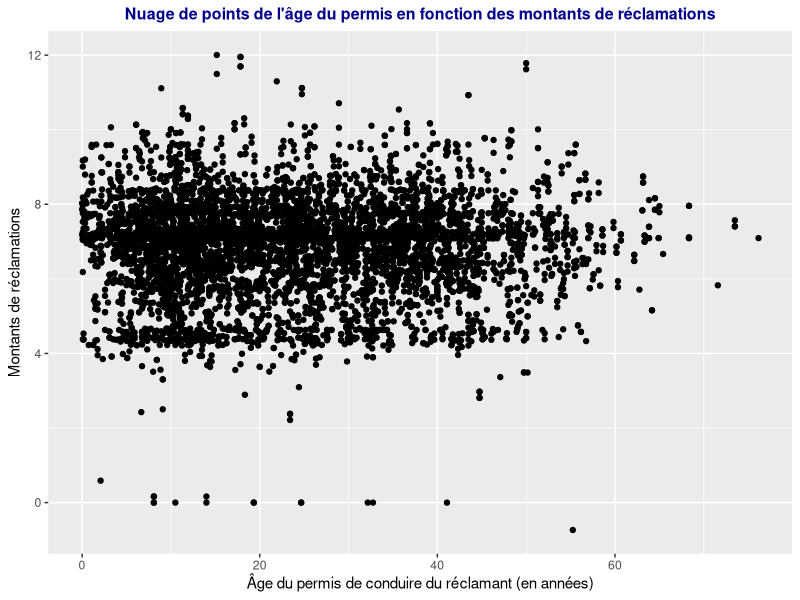
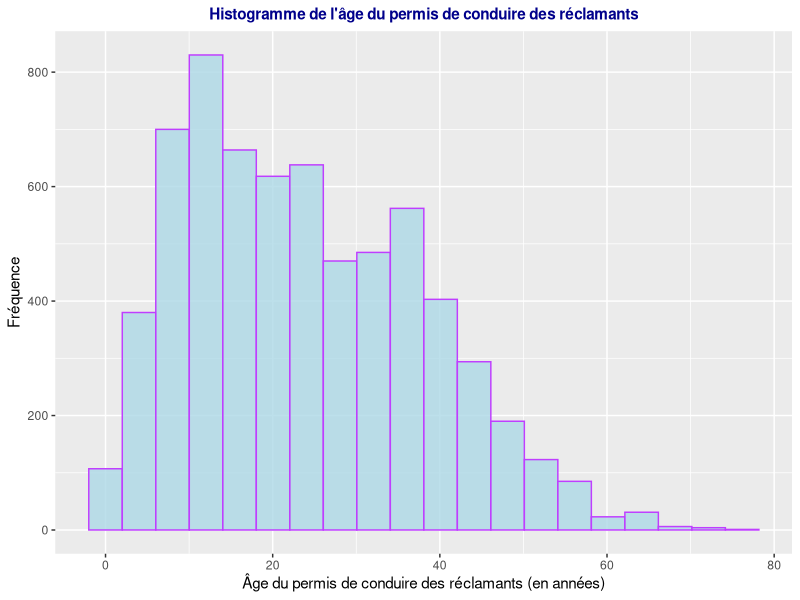
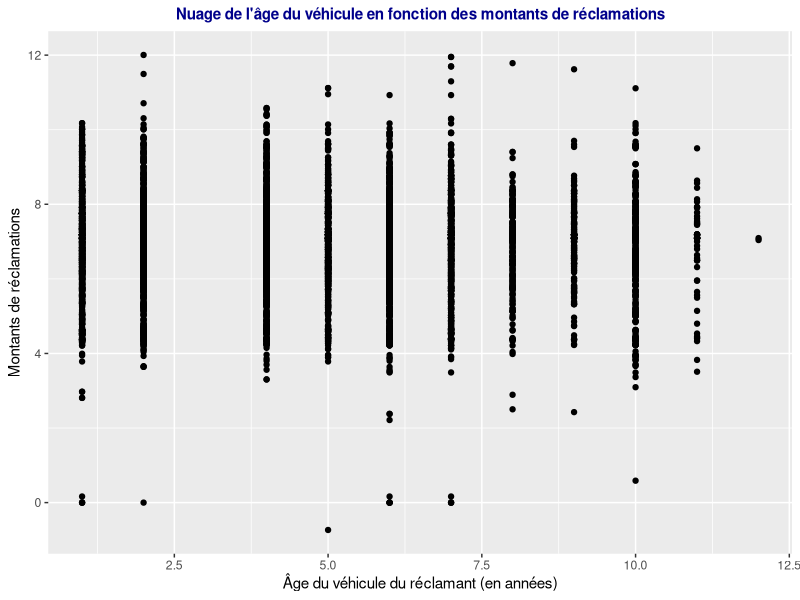
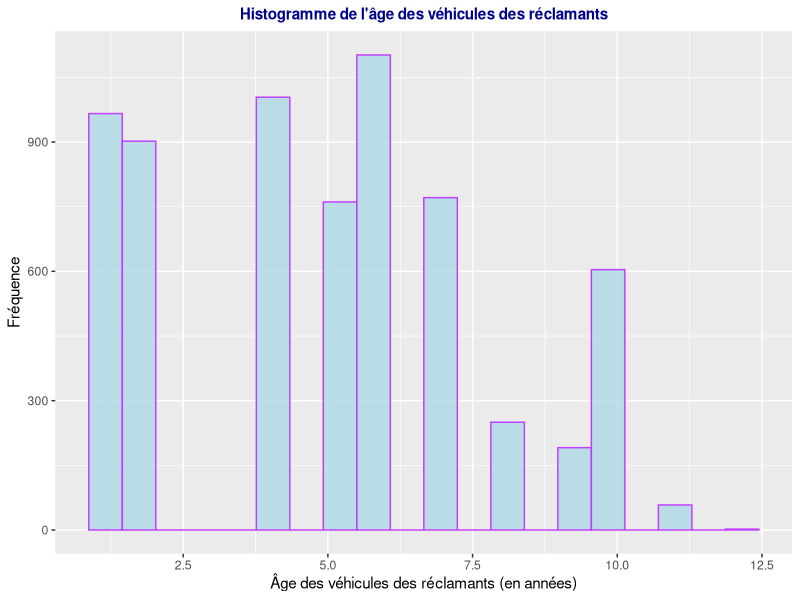
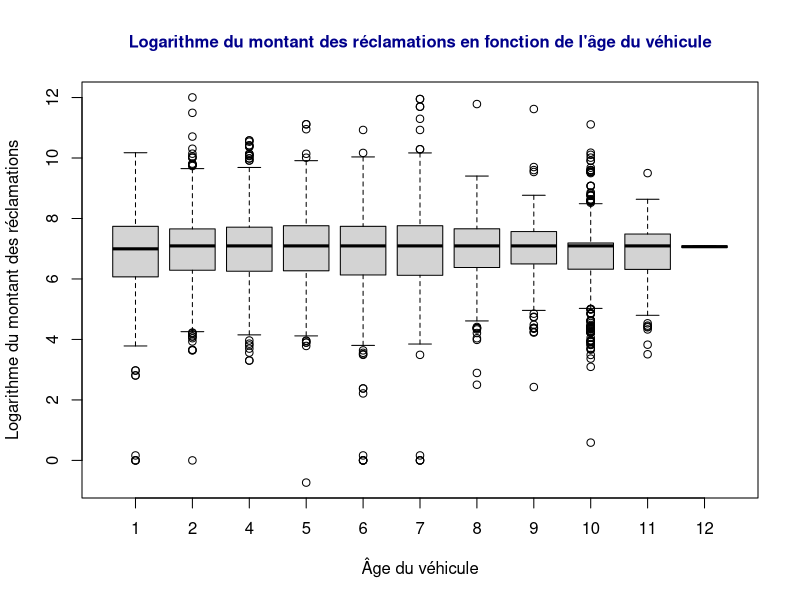
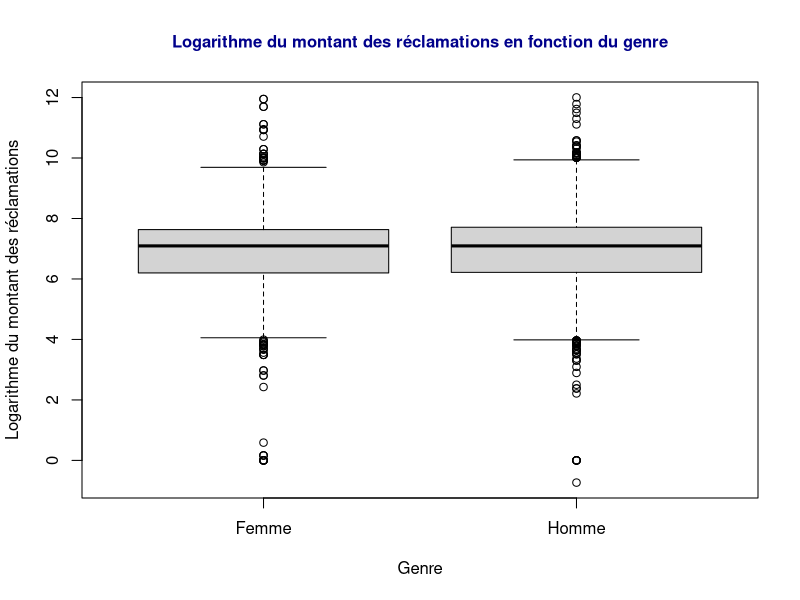
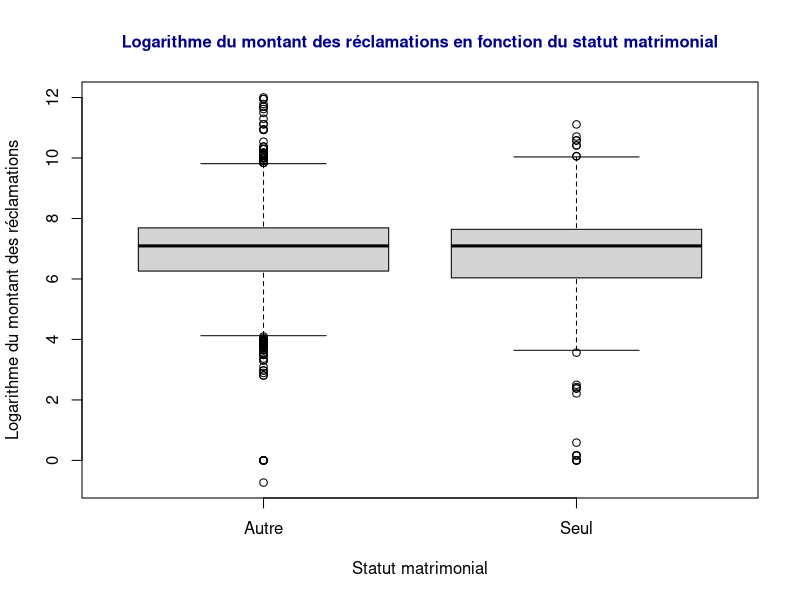
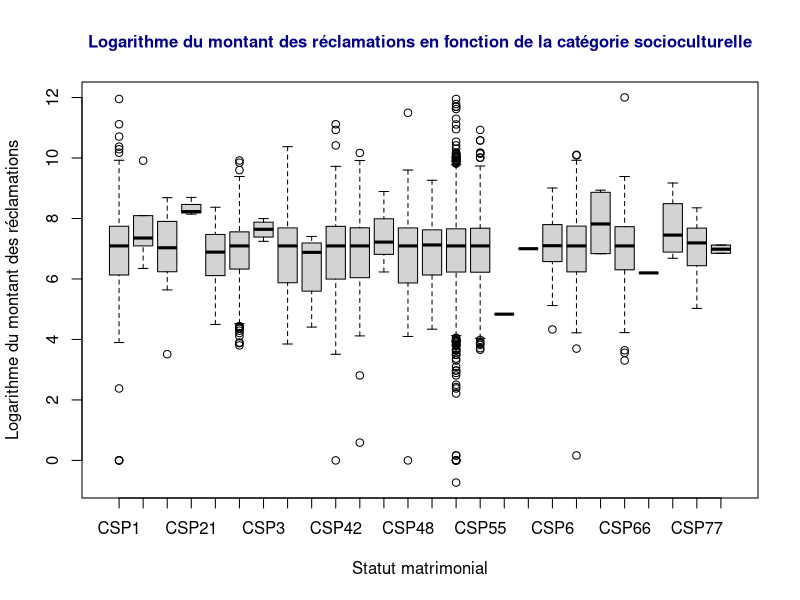

Here is the R script that generated these plots, in order:
## ---- chunk 1
knitr::opts_chunk$set(echo = TRUE)
## ---- chunk 2
Original <- read.csv('MontantReclFr.csv')
x <- read.csv('MontantReclFr.csv')
attach(x)

mont_recl[mont_recl == -7682.59] <- 7682.59
x[age_veh > 20, ]$age_veh <- NA
x[bonus_malus < 50 | bonus_malus >= 350, ]$bonus_malus <- NA
genre_2 <- sub("femme", "Femme", genre)
genre <- factor(genre_2)
age_conduct <- na.omit(x$age_conduct)
log_mont_recl <- log(mont_recl)
## ---- chunk 3
m <- c(mean(age_permi), sd(age_permi), max(age_permi), min(age_permi), median(age_permi))
an <- c(mean(age_permi)/12, sd(age_permi)/12, max(age_permi)/12, min(age_permi)/12, median(age_permi)/12)
data.frame(Statistiques = c("Moyenne", "Écart-type", "Maximum", "Minimum", "Médiane"), Année = an, Mois = m)
## ---- chunk 4
a <- c(length(which(age_permi > 0 & age_permi <= 60)), length(which(age_permi > 60 & age_permi <= 120)), length(which(age_permi > 120 & age_permi <= 180)), length(which(age_permi > 180 & age_permi <= 240)), length(which(age_permi > 240 & age_permi <= 300)), length(which(age_permi > 300 & age_permi <= 360)), length(which(age_permi > 360 & age_permi <= 420)), length(which(age_permi > 420 & age_permi <= 480)), length(which(age_permi > 480 & age_permi <= 540)), length(which(age_permi > 540 & age_permi <= 600)), length(which(age_permi > 600 & age_permi <= 660)), length(which(age_permi > 660 & age_permi <= 720)), length(which(age_permi > 720 & age_permi <= 780)), length(which(age_permi > 780 & age_permi <= 840)), length(which(age_permi > 840 & age_permi <= 900)), length(which(age_permi > 900 & age_permi <= 960)))

b <- c("0 à 5", "5 à 10", "10 à 15", "15 à 20", "20 à 25", "25 à 30", "30 à 35", "35 à 40", "40 à 45", "45 à 50", "50 à 55", "55 à 60", "60 à 65", "65 à 70", "70 à 75", "75 à 80")

data.frame(Âge = b, Nombre = a)

## ---- chunk 5
library(ggplot2)
p <- ggplot(x, aes(x = age_permi/12, y = log_mont_recl)) + geom_point()
p + labs(title = "Nuage de points de l'âge du permis en fonction des montants de réclamations", x = "Âge du permis de conduire du réclamant (en années)", y = "Montants de réclamations") + theme(plot.title = element_text(color = "dark blue", size = 11.5, hjust = 0.5, face = "bold"))
## ---- chunk 6
ggplot(x, aes(x = age_permi/12)) + 
geom_histogram(col = "darkorchid1", #couleur du contour
                 fill = "lightblue", # Couleur de l'intérieur
                 alpha = 0.8, # Transparence de l'intérieur
                 bins = 20) + # quantité de bandes
  
  ## Pour avoir un thème plutôt joli
  theme(plot.title = element_text(size = 11, hjust = 0.5, color = "dark blue", face = "bold")) + 
  
  ## titres des axes
  labs(x = "Âge du permis de conduire des réclamants (en années)",
       y = "Fréquence",
       title = "Histogramme de l'âge du permis de conduire des réclamants")
## ---- chunk 7
an <- c(mean(x$age_veh), sd(x$age_veh), max(x$age_veh), min(x$age_veh), median(x$age_veh))
data.frame(Statistiques = c("Moyenne", "Écart-type", "Maximum", "Minimum", "Médiane"), Année = an)
## ---- chunk 8
d <- c(length(which(age_veh > 0 & age_veh <= 1)),
       length(which(age_veh > 1 & age_veh <= 2)),
       length(which(age_veh > 2 & age_veh <= 3)),
       length(which(age_veh > 3 & age_veh <= 4)),
       length(which(age_veh > 4 & age_veh <= 5)),
       length(which(age_veh > 5 & age_veh <= 6)),
       length(which(age_veh > 6 & age_veh <= 7)),
       length(which(age_veh > 7 & age_veh <= 8)),
       length(which(age_veh > 8 & age_veh <= 9)),
       length(which(age_veh > 9 & age_veh <= 10)),
       length(which(age_veh > 10 & age_veh <= 11)),
       length(which(age_veh > 11 & age_veh <= 12)))

e <- c("0 à 1", "1 à 2", "2 à 3", "3 à 4", "4 à 5", "5 à 6", "6 à 7", "7 à 8", "8 à 9", "9 à 10", "10 à 11", "11 à 12")

data.frame(Âge = e, Nombre = d)

## ---- chunk 9
library(ggplot2)
p <- ggplot(x, aes(x = age_veh, y = log_mont_recl)) + geom_point()
p + labs(title = "Nuage de l'âge du véhicule en fonction des montants de réclamations", x = "Âge du véhicule du réclamant (en années)", y = "Montants de réclamations") + theme(plot.title = element_text(color = "dark blue", size = 11, hjust = 0.5, face = "bold"))
## ---- chunk 10
ggplot(x, aes(x = age_veh)) + 
geom_histogram(col = "darkorchid1", #couleur du contour
                 fill = "lightblue", # Couleur de l'intérieur
                 alpha = 0.8, # Transparence de l'intérieur
                 bins = 20) + # quantité de bandes
  
  ## Pour avoir un thème plutôt joli
  theme(plot.title = element_text(size = 11, hjust = 0.5, color = "dark blue", face = "bold")) + 
  
  ## titres des axes
  labs(x = "Âge des véhicules des réclamants (en années)",
       y = "Fréquence",
       title = "Histogramme de l'âge des véhicules des réclamants")
## ---- chunk 11
boxplot(log_mont_recl ~ x$age_veh, main = "Logarithme du montant des réclamations en fonction de l'âge du véhicule", cex.main = 1, col.main="darkblue",
        xlab = "Âge du véhicule", ylab = "Logarithme du montant des réclamations")
## ---- chunk 12
table(genre)
## ---- chunk 13
boxplot(log_mont_recl ~ genre, main = "Logarithme du montant des réclamations en fonction du genre", cex.main = 1, col.main = "darkblue", xlab = "Genre", ylab = "Logarithme du montant des réclamations")
## ---- chunk 14
table(stat_matri)
## ---- chunk 15
boxplot(log_mont_recl ~ stat_matri, main = "Logarithme du montant des réclamations en fonction du statut matrimonial", cex.main = 1, col.main="darkblue", xlab = "Statut matrimonial", ylab = "Logarithme du montant des réclamations")
## ---- chunk 16
table(categ_socio)
## ---- chunk 17
boxplot(log_mont_recl ~ categ_socio, main = "Logarithme du montant des réclamations en fonction de la catégorie socioculturelle", cex.main = 1, col.main = "darkblue", xlab = "Statut matrimonial", ylab = "Logarithme du montant des réclamations")
## ---- chunk 18
table(usage_veh)
## ---- chunk 19
boxplot(log_mont_recl ~ usage_veh, main = "Logarithme du montant des réclamations en fonction de l'usage du véhicule", cex.main = 1, col.main = "darkblue", xlab = "Usage du véhicule", ylab = "Logarithme du montant des réclamations")
## ---- chunk 20
an <- c(mean(age_conduct), sd(age_conduct), max(age_conduct), min(age_conduct), median(age_conduct))
data.frame(Statistiques = c("Moyenne", "Écart-type", "Maximum", "Minimum", "Médiane"), Année = an)
## ---- chunk 21
library(ggplot2)
p <- ggplot(x, aes(x = age_conduct, y = log_mont_recl)) + geom_point()
p + labs(title = "Nuage de l'âge du conducteur en fonction des montants de réclamations", x = "Âge du réclamant (en années)", y = "Montants de réclamations") + theme(plot.title = element_text(color = "dark blue", size = 8.5, hjust = 0.5, face = "bold"))
## ---- chunk 22
ggplot(x, aes(x = age_conduct)) + 
geom_histogram(col = "darkorchid1", #couleur du contour
                 fill = "lightblue", # Couleur de l'intérieur
                 alpha = 0.8, # Transparence de l'intérieur
                 bins = 20) + # quantité de bandes
  
  ## Pour avoir un thème plutôt joli
  theme(plot.title = element_text(size = 11, hjust = 0.5, color = "dark blue", face = "bold")) + 
  
  ## titres des axes
  labs(x = "Âge des des réclamants (en années)",
       y = "Fréquence",
       title = "Histogramme de l'âge des réclamants")
## ---- chunk 23
f <- c(length(which(age_conduct >= 18 & age_conduct <= 25)),
       length(which(age_conduct > 25 & age_conduct <= 35)),
       length(which(age_conduct > 35 & age_conduct <= 45)),
       length(which(age_conduct > 45 & age_conduct <= 55)),
       length(which(age_conduct > 55 & age_conduct <= 65)),
       length(which(age_conduct > 65 & age_conduct <= 75)),
       length(which(age_conduct > 75 & age_conduct <= 85)),
       length(which(age_conduct > 85 & age_conduct <= 95)))

g <- c("18 à 25", "25 à 35", "35 à 45", "45 à 55", "55 à 65", "65 à 75", "75 à 85", "85 à 95")

data.frame(Âge = g, Nombre = f)

